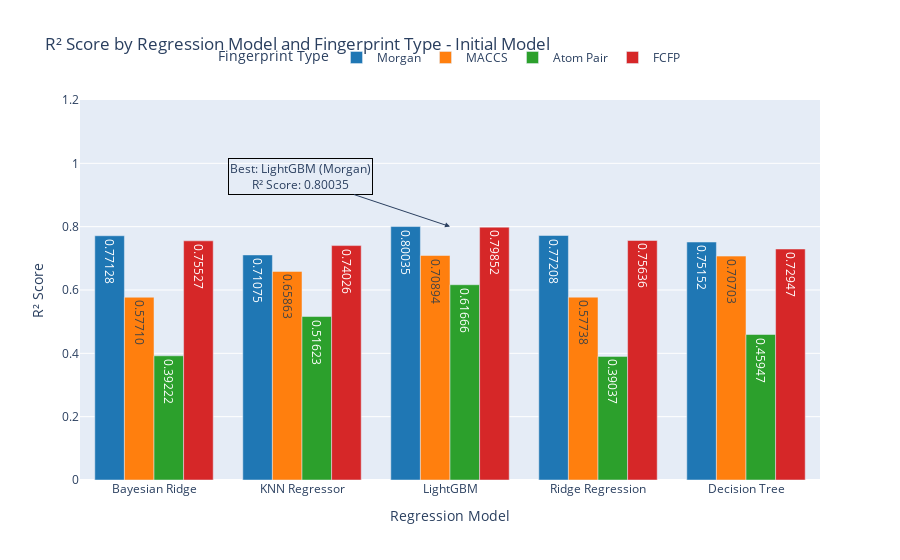
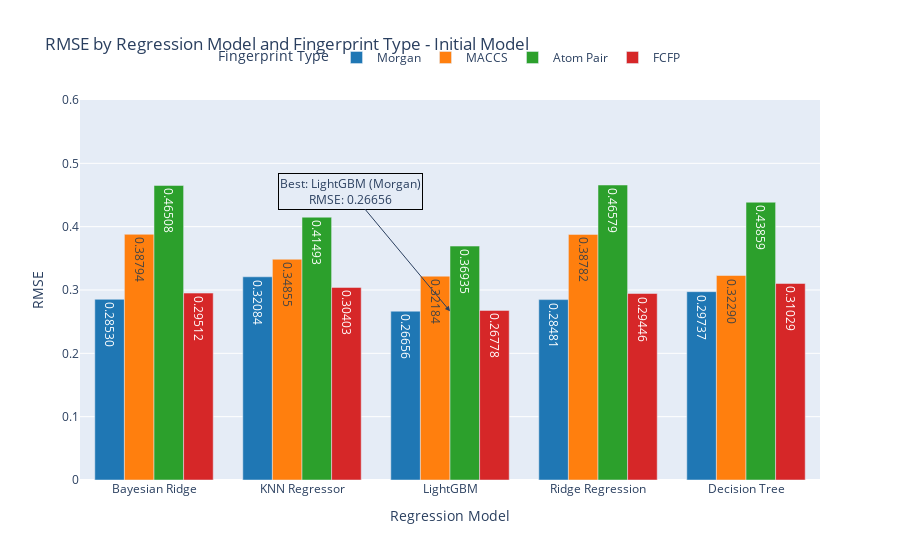
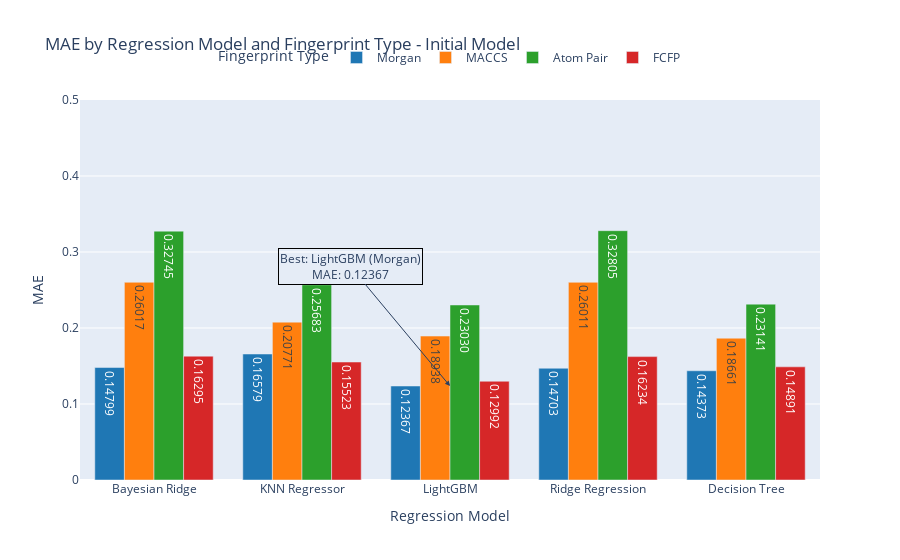

Notebook source saved alongside these figures, in order:
### Code cell
import plotly.graph_objects as go
import pandas as pd

# Define colors
colors = ['#1f77b4', '#ff7f0e', '#2ca02c', '#d62728', '#9467bd', '#8c564b']

# Find the best combinations for each metric
best_r2 = results_df.loc[results_df['R² Score'].idxmax()]
best_rmse = results_df.loc[results_df['RMSE'].idxmin()]
best_mae = results_df.loc[results_df['MAE'].idxmin()]

# Create traces for R² Score
fig_r2 = go.Figure()
for idx, fingerprint_type in enumerate(results_df['Fingerprint Type'].unique()):
    subset = results_df[results_df['Fingerprint Type'] == fingerprint_type]
    fig_r2.add_trace(go.Bar(
        x=subset['Regression Model'],
        y=subset['R² Score'],
        name=fingerprint_type,
        text=[f'{val:.5f}' for val in subset['R² Score']],
        textposition='inside',
        marker_color=colors[idx % len(colors)],
    ))

fig_r2.update_layout(
    title='R² Score by Regression Model and Fingerprint Type - Initial Model',
    xaxis_title='Regression Model',
    yaxis_title='R² Score',
    yaxis=dict(range=[0, 1.2]),
    barmode='group',
    legend_title='Fingerprint Type',
    legend=dict(orientation="h", yanchor="top", y=1.15, xanchor="center", x=0.5)
)

fig_r2.add_annotation(
    x=best_r2['Regression Model'],
    y=best_r2['R² Score'],
    text=f"Best: {best_r2['Regression Model']} ({best_r2['Fingerprint Type']})<br>R² Score: {best_r2['R² Score']:.5f}",
    showarrow=True,
    arrowhead=2,
    ax=-150,
    ay=-50,
    bordercolor="black",
    borderwidth=1
)

# Create traces for RMSE
fig_rmse = go.Figure()
for idx, fingerprint_type in enumerate(results_df['Fingerprint Type'].unique()):
    subset = results_df[results_df['Fingerprint Type'] == fingerprint_type]
    fig_rmse.add_trace(go.Bar(
        x=subset['Regression Model'],
        y=subset['RMSE'],
        name=fingerprint_type,
        text=[f'{val:.5f}' for val in subset['RMSE']],
        textposition='inside',
        marker_color=colors[idx % len(colors)],
    ))

fig_rmse.update_layout(
    title='RMSE by Regression Model and Fingerprint Type - Initial Model',
    xaxis_title='Regression Model',
    yaxis_title='RMSE',
    yaxis=dict(range=[0, 0.6]),
    barmode='group',
    legend_title='Fingerprint Type',
    legend=dict(orientation="h", yanchor="top", y=1.15, xanchor="center", x=0.5)
)

fig_rmse.add_annotation(
    x=best_rmse['Regression Model'],
    y=best_rmse['RMSE'],
    text=f"Best: {best_rmse['Regression Model']} ({best_rmse['Fingerprint Type']})<br>RMSE: {best_rmse['RMSE']:.5f}",
    showarrow=True,
    arrowhead=2,
    ax=-100,
    ay=-120,
    bordercolor="black",
    borderwidth=1
)

# Create traces for MAE
fig_mae = go.Figure()
for idx, fingerprint_type in enumerate(results_df['Fingerprint Type'].unique()):
    subset = results_df[results_df['Fingerprint Type'] == fingerprint_type]
    fig_mae.add_trace(go.Bar(
        x=subset['Regression Model'],
        y=subset['MAE'],
        name=fingerprint_type,
        text=[f'{val:.5f}' for val in subset['MAE']],
        textposition='inside',
        marker_color=colors[idx % len(colors)],
    ))

fig_mae.update_layout(
    title='MAE by Regression Model and Fingerprint Type - Initial Model',
    xaxis_title='Regression Model',
    yaxis_title='MAE',
    yaxis=dict(range=[0, 0.5]),
    barmode='group',
    legend_title='Fingerprint Type',
    legend=dict(orientation="h", yanchor="top", y=1.15, xanchor="center", x=0.5)
)

fig_mae.add_annotation(
    x=best_mae['Regression Model'],
    y=best_mae['MAE'],
    text=f"Best: {best_mae['Regression Model']} ({best_mae['Fingerprint Type']})<br>MAE: {best_mae['MAE']:.5f}",
    showarrow=True,
    arrowhead=2,
    ax=-100,
    ay=-120,
    bordercolor="black",
    borderwidth=1
)

# Show the plots
fig_r2.show()
fig_rmse.show()
fig_mae.show()

### Figure 1 — Plotly figure (JSON) as saved in the notebook; plotly's stock layout.template omitted (floating-point values rounded to 4 significant figures)
{"data": [{"marker": {"color": "#1f77b4"}, "name": "Morgan", "text": ["0.77128", "0.71075", "0.80035", "0.77208", "0.75152"], "textposition": "inside", "type": "bar", "x": ["Bayesian Ridge", "KNN Regressor", "LightGBM", "Ridge Regression", "Decision Tree"], "y": [0.7713, 0.7108, 0.8003, 0.7721, 0.7515]}, {"marker": {"color": "#ff7f0e"}, "name": "MACCS", "text": ["0.57710", "0.65863", "0.70894", "0.57738", "0.70703"], "textposition": "inside", "type": "bar", "x": ["Bayesian Ridge", "KNN Regressor", "LightGBM", "Ridge Regression", "Decision Tree"], "y": [0.5771, 0.6586, 0.7089, 0.5774, 0.707]}, {"marker": {"color": "#2ca02c"}, "name": "Atom Pair", "text": ["0.39222", "0.51623", "0.61666", "0.39037", "0.45947"], "textposition": "inside", "type": "bar", "x": ["Bayesian Ridge", "KNN Regressor", "LightGBM", "Ridge Regression", "Decision Tree"], "y": [0.3922, 0.5162, 0.6167, 0.3904, 0.4595]}, {"marker": {"color": "#d62728"}, "name": "FCFP", "text": ["0.75527", "0.74026", "0.79852", "0.75636", "0.72947"], "textposition": "inside", "type": "bar", "x": ["Bayesian Ridge", "KNN Regressor", "LightGBM", "Ridge Regression", "Decision Tree"], "y": [0.7553, 0.7403, 0.7985, 0.7564, 0.7295]}], "layout": {"annotations": [{"arrowhead": 2, "ax": -150, "ay": -50, "bordercolor": "black", "borderwidth": 1, "showarrow": true, "text": "Best: LightGBM (Morgan)<br>R² Score: 0.80035", "x": "LightGBM", "y": 0.8003}], "barmode": "group", "legend": {"orientation": "h", "title": {"text": "Fingerprint Type"}, "x": 0.5, "xanchor": "center", "y": 1.15, "yanchor": "top"}, "title": {"text": "R² Score by Regression Model and Fingerprint Type - Initial Model"}, "xaxis": {"title": {"text": "Regression Model"}}, "yaxis": {"range": [0, 1.2], "title": {"text": "R² Score"}}}}

### Figure 2 — Plotly figure (JSON) as saved in the notebook; plotly's stock layout.template omitted (floating-point values rounded to 4 significant figures)
{"data": [{"marker": {"color": "#1f77b4"}, "name": "Morgan", "text": ["0.28530", "0.32084", "0.26656", "0.28481", "0.29737"], "textposition": "inside", "type": "bar", "x": ["Bayesian Ridge", "KNN Regressor", "LightGBM", "Ridge Regression", "Decision Tree"], "y": [0.2853, 0.3208, 0.2666, 0.2848, 0.2974]}, {"marker": {"color": "#ff7f0e"}, "name": "MACCS", "text": ["0.38794", "0.34855", "0.32184", "0.38782", "0.32290"], "textposition": "inside", "type": "bar", "x": ["Bayesian Ridge", "KNN Regressor", "LightGBM", "Ridge Regression", "Decision Tree"], "y": [0.3879, 0.3486, 0.3218, 0.3878, 0.3229]}, {"marker": {"color": "#2ca02c"}, "name": "Atom Pair", "text": ["0.46508", "0.41493", "0.36935", "0.46579", "0.43859"], "textposition": "inside", "type": "bar", "x": ["Bayesian Ridge", "KNN Regressor", "LightGBM", "Ridge Regression", "Decision Tree"], "y": [0.4651, 0.4149, 0.3694, 0.4658, 0.4386]}, {"marker": {"color": "#d62728"}, "name": "FCFP", "text": ["0.29512", "0.30403", "0.26778", "0.29446", "0.31029"], "textposition": "inside", "type": "bar", "x": ["Bayesian Ridge", "KNN Regressor", "LightGBM", "Ridge Regression", "Decision Tree"], "y": [0.2951, 0.304, 0.2678, 0.2945, 0.3103]}], "layout": {"annotations": [{"arrowhead": 2, "ax": -100, "ay": -120, "bordercolor": "black", "borderwidth": 1, "showarrow": true, "text": "Best: LightGBM (Morgan)<br>RMSE: 0.26656", "x": "LightGBM", "y": 0.2666}], "barmode": "group", "legend": {"orientation": "h", "title": {"text": "Fingerprint Type"}, "x": 0.5, "xanchor": "center", "y": 1.15, "yanchor": "top"}, "title": {"text": "RMSE by Regression Model and Fingerprint Type - Initial Model"}, "xaxis": {"title": {"text": "Regression Model"}}, "yaxis": {"range": [0, 0.6], "title": {"text": "RMSE"}}}}

### Figure 3 — Plotly figure (JSON) as saved in the notebook; plotly's stock layout.template omitted (floating-point values rounded to 4 significant figures)
{"data": [{"marker": {"color": "#1f77b4"}, "name": "Morgan", "text": ["0.14799", "0.16579", "0.12367", "0.14703", "0.14373"], "textposition": "inside", "type": "bar", "x": ["Bayesian Ridge", "KNN Regressor", "LightGBM", "Ridge Regression", "Decision Tree"], "y": [0.148, 0.1658, 0.1237, 0.147, 0.1437]}, {"marker": {"color": "#ff7f0e"}, "name": "MACCS", "text": ["0.26017", "0.20771", "0.18938", "0.26011", "0.18661"], "textposition": "inside", "type": "bar", "x": ["Bayesian Ridge", "KNN Regressor", "LightGBM", "Ridge Regression", "Decision Tree"], "y": [0.2602, 0.2077, 0.1894, 0.2601, 0.1866]}, {"marker": {"color": "#2ca02c"}, "name": "Atom Pair", "text": ["0.32745", "0.25683", "0.23030", "0.32805", "0.23141"], "textposition": "inside", "type": "bar", "x": ["Bayesian Ridge", "KNN Regressor", "LightGBM", "Ridge Regression", "Decision Tree"], "y": [0.3274, 0.2568, 0.2303, 0.328, 0.2314]}, {"marker": {"color": "#d62728"}, "name": "FCFP", "text": ["0.16295", "0.15523", "0.12992", "0.16234", "0.14891"], "textposition": "inside", "type": "bar", "x": ["Bayesian Ridge", "KNN Regressor", "LightGBM", "Ridge Regression", "Decision Tree"], "y": [0.1629, 0.1552, 0.1299, 0.1623, 0.1489]}], "layout": {"annotations": [{"arrowhead": 2, "ax": -100, "ay": -120, "bordercolor": "black", "borderwidth": 1, "showarrow": true, "text": "Best: LightGBM (Morgan)<br>MAE: 0.12367", "x": "LightGBM", "y": 0.1237}], "barmode": "group", "legend": {"orientation": "h", "title": {"text": "Fingerprint Type"}, "x": 0.5, "xanchor": "center", "y": 1.15, "yanchor": "top"}, "title": {"text": "MAE by Regression Model and Fingerprint Type - Initial Model"}, "xaxis": {"title": {"text": "Regression Model"}}, "yaxis": {"range": [0, 0.5], "title": {"text": "MAE"}}}}
